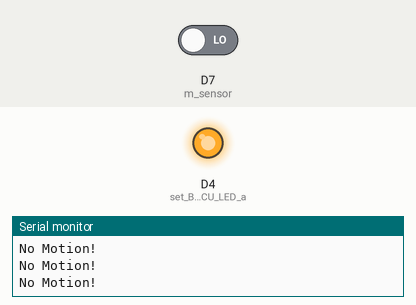
Simulated run of this sketch. Board: ESP8266 (NodeMCU). On the bench: output pins drawn as LEDs (lit = HIGH), the last lines printed to the serial monitor. Inputs (shaded band) come from the test bench; at power-on: D7 (m_sensor) LOW. WiFi joins after 1.5 s; servers stay silent unless stated; uploads are accepted with an empty reply.

Above: at 2.7 s.
2.8 s: D7 (m_sensor) driven HIGH
At 3.5 s:
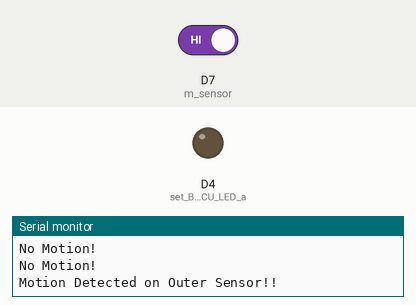
4.7 s: D7 (m_sensor) driven LOW
At 6.6 s:
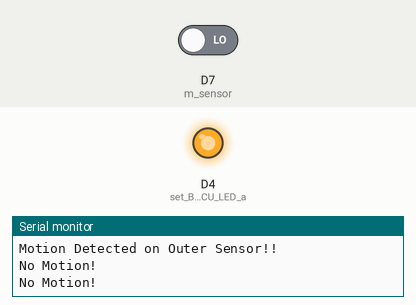
Timing chart, 0 to 8.1 s (numbered marks = the images above; inputs shaded):
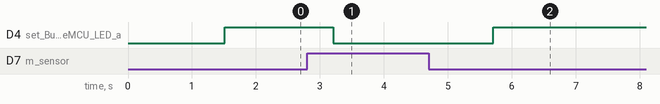

Measured:
- after the input at 2.8 s, D4 (set_Builtin_NodeMCU_LED_a): HIGH → LOW after 0.41 s
- after the input at 4.7 s, D4 (set_Builtin_NodeMCU_LED_a): LOW → HIGH after 1.0 s

The sketch:

Wireless_Motion_sensor_NodeMCU.ino
```cpp
#include <ESP8266HTTPClient.h>
#include <ESP8266WiFi.h>


/**
 * Node and Access Point Setup Code.
 */
const char* ssid     = "D3@D70CK";
const char* password = "T!T@N_01";
const char* userName = "room1_PIR_1";
const int clusterID=1;
const char* server="10.10.0.4";

/*********************************/


/*
 * ############CRITICAL CODE DO NOT TOUCH############
*/
 int m_sensor=13;
void setup() {
  Serial.begin(115200);
  delay(10);

  WiFi.mode(WIFI_STA);
  WiFi.begin(ssid, password);

  while (WiFi.status() != WL_CONNECTED) {
    delay(500);
    Serial.print(".");
  }
  Serial.println("connected to"+(String)ssid);
  Serial.println("IP address: ");
  Serial.println(WiFi.localIP());

  pinMode(LED_BUILTIN,OUTPUT); //set Builtin NodeMCU LED as OUTPUT
  pinMode(m_sensor,INPUT); //Motion Sensor to Pin D7(13)
}
void post_data(String data){
  HTTPClient http;

  http.begin("http://"+(String)server+"/IOT/insert_data.php");
  http.addHeader("Content-Type","application/x-www-form-urlencoded");
  int httpCode=http.POST(data);
  String payload=http.getString();
  http.end();

}
int flag=0;
int sensor_state;
void loop() {
  sensor_state=digitalRead(m_sensor);
  if(sensor_state==HIGH){
   if(flag==0){
      String data= "user_name=" + (String) userName +"&cluster_id="+ (String) clusterID +"&device_DATA=activated&sensor=true";

      post_data(data);
      flag++;
    }
    digitalWrite(LED_BUILTIN,LOW);
    Serial.println("Motion Detected on Outer Sensor!!");
     delay(2500);
    flag=0;
  }else{
    digitalWrite(LED_BUILTIN,HIGH);
    Serial.println("No Motion!");
  delay(500);
  }
}
/*
 * *********************************************************************
 * *********************************************************************
*/
```
